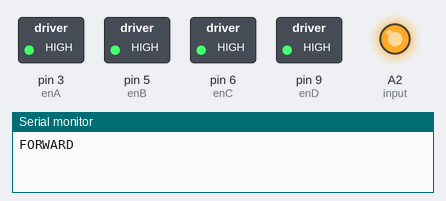
Bench run of a sketch on a simulated Arduino Uno, built with avr-gcc and run on an emulated ATmega328P. Parts: switched loads named in the sketch (green lamp = pin HIGH), output pins drawn as LEDs (lit = HIGH), the last lines printed to the serial monitor. Pins used as bus, display or sensor lines are not drawn.

Above: at 2.5 s.
At 7.5 s:
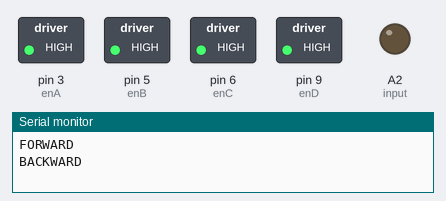
Timing chart, 0 to 11.5 s (numbered marks = the images above):
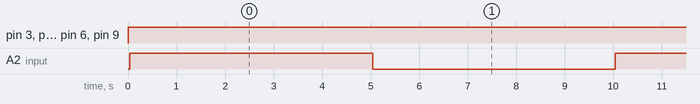

The sketch:

ShiftReg_L293d.ino
```cpp
byte clock = A0;
byte latch = A1;
byte input = A2;
byte enA = 3;
byte enB = 5;
byte enC = 6;
byte enD = 9;

byte output[] = {85,170,102,153};
//int output[] = {63,6,91,79,102,109,125,7,127,103};

void setup() {
  Serial.begin(115200);
  pinMode(clock, OUTPUT);
  pinMode(latch, OUTPUT);
  pinMode(input, OUTPUT);
  pinMode(enA, OUTPUT);
  pinMode(enB, OUTPUT);
  pinMode(enC, OUTPUT);
  pinMode(enD, OUTPUT);
  digitalWrite(clock, LOW);
  digitalWrite(latch, LOW);
  digitalWrite(input, LOW);
}

void loop() {
    Serial.println("FORWARD");
    ControlSpeed(255);
    Drive(output[0]);
    delay(5000);
    Serial.println("BACKWARD");

    Drive(output[1]);
    delay(5000);
    Serial.println("RIGHT");

    Drive(output[3]);
    delay(5000);
    Serial.println("LEFT");

    Drive(output[2]);
    delay(5000);
}

void Drive(int pinum){
  digitalWrite(latch, LOW);
  for(int i = 0; i < 8 ; i++){ //8 clock bits
    digitalWrite(input, !!(pinum & (1 << (7 - i))));
    digitalWrite(clock, LOW);
    digitalWrite(clock, HIGH);
  }
  digitalWrite(latch, HIGH);
}

void ControlSpeed(byte speed)
{
  analogWrite(enA, speed);
  analogWrite(enB, speed);
  analogWrite(enC, speed);
  analogWrite(enD, speed);
}
```

Measured:
- by itself, pin 3 (enA), pin 5 (enB), pin 6 (enC), pin 9 (enD): LOW → HIGH at 0.00 s
- by itself, A2 (input): alternates HIGH for 5.0 s and LOW for 5.0 s
